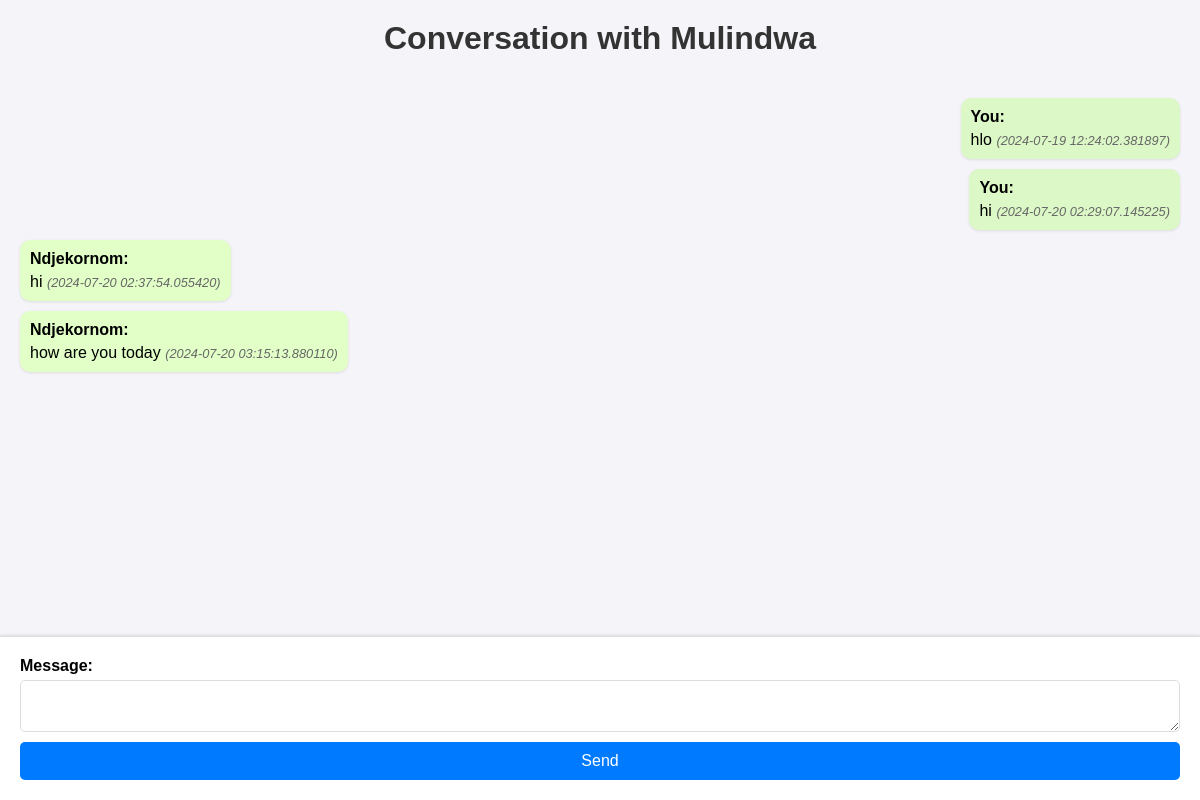
The page /conversation/3 (signed in) on the database its author committed.
### app/models.py (models this page shows, shortened)
class User(db.Model, UserMixin):
    id = db.Column(db.Integer, primary_key=True)
    username = db.Column(db.String(20), unique=True, nullable=False)
    email = db.Column(db.String(120), unique=True, nullable=False)
    image_file = db.Column(db.String(20), nullable=False, default='default.jpg')
    first_name = db.Column(db.String(30), nullable=True)
    last_name = db.Column(db.String(30), nullable=True)
    phone = db.Column(db.String(20), nullable=True)
    address = db.Column(db.String(100), nullable=True)
    education = db.Column(db.String(100), nullable=True)
    country = db.Column(db.String(50), nullable=True)
    state = db.Column(db.String(50), nullable=True)
    experience = db.Column(db.String(200), nullable=True)
    additional_details = db.Column(db.String(200), nullable=True)
    password = db.Column(db.String(60), nullable=False)
    conversations_as_user1 = db.relationship('Conversation', foreign_keys='Conversation.user1_id', backref='user1_ref', lazy=True)
    conversations_as_user2 = db.relationship('Conversation', foreign_keys='Conversation.user2_id', backref='user2_ref', lazy=True)

class Message(db.Model):
    id = db.Column(db.Integer, primary_key=True)
    sender_id = db.Column(db.Integer, db.ForeignKey('user.id'), nullable=False)
    content = db.Column(db.Text, nullable=False)
    date_sent = db.Column(db.DateTime, default=datetime.utcnow)
    conversation_id = db.Column(db.Integer, db.ForeignKey('conversation.id'), nullable=False)

### app/routes.py (the view)
@conversations.route('/conversation/<int:conversation_id>', methods=['GET', 'POST'])
@login_required
def view_conversation(conversation_id):
    conversation = Conversation.query.get_or_404(conversation_id)
    if conversation.user1_id == current_user.id:
        user1 = current_user
        user2 = User.query.get_or_404(conversation.user2_id)
    else:
        user1 = current_user
        user2 = User.query.get_or_404(conversation.user1_id)
        conversation.user1_id = current_user.id
        conversation.user2_id = user2.id
    if conversation.user1_id != current_user.id and conversation.user2_id != current_user.id:
        abort(403)
    form = MessageForm()
    if form.validate_on_submit():
        message = Message(content=form.content.data, sender_id=current_user.id, conversation_id=conversation.id)
        db.session.add(message)
        db.session.commit()
        flash('Your message has been sent!', 'success')
        return redirect(url_for('conversations.view_conversation', conversation_id=conversation.id))
    messages = Message.query.filter_by(conversation_id=conversation.id).order_by(Message.date_sent).all()
    return render_template('conversation.html', conversation=conversation, messages=messages, form=form, user1=user1, user2=user2, conversation_id=conversation.id)

### app/forms.py
class MessageForm(FlaskForm):
    content = TextAreaField('Message', validators=[DataRequired()])
    submit = SubmitField('send')

### app/__init__.py (called while the page is built)
def create_app():
    app = Flask(__name__)
    app.config['SECRET_KEY'] = '2607/favy'
    app.config['SQLALCHEMY_DATABASE_URI'] = 'sqlite:///site.db'
    app.config['DEBUG'] = True
    db.init_app(app)
    bcrypt.init_app(app)
    login_manager.init_app(app)
    migrate.init_app(app, db)
    from app.auth import auth as auth_blueprint
    app.register_blueprint(auth_blueprint)
    from app.routes import main as main_blueprint
    app.register_blueprint(main_blueprint)
    from app.routes import messages as messages_blueprint
    app.register_blueprint(messages_blueprint)
    from app.routes import conversations as conversations_blueprint
    app.register_blueprint(conversations_blueprint)
    @app.context_processor
    def inject_user():
        return dict(current_user=current_user)
    return app

### app/models.py (called while the page is built)
@login_manager.user_loader
def load_user(user_id):
    return User.query.get(int(user_id))

### app/templates/conversation.html (shortened to what this page needs)
<!DOCTYPE html>
<html lang="en">
<head>
    <link rel="stylesheet" href="{{ url_for('static', filename='styles.css') }}">
</head>
<body>
    <h1>Conversation with {{ user2.first_name }}</h1>
    <div class="messages">
        {% for message in messages %}
            <div class="message {% if message.sender_id == current_user.id %}you{% endif %}">
                <strong>{{ message.sender_id == current_user.id and 'You' or user1.first_name }}:</strong>
                {{ message.content }} <em>({{ message.date_sent }})</em>
            </div>
        {% endfor %}
    </div>
    <form method="POST" action="{{ url_for('conversations.view_conversation', conversation_id=conversation.id) }}">
        <label for="content">Message:</label>
        {{ form.content(class="form-control", required=True) }}
        <button type="submit" class="btn btn-primary">Send</button>
    </form>
</body>
</html>

### app/static/styles.css (style rules this page uses)
body { font-family: Arial, sans-serif; background-color: #f4f4f9; margin: 0; padding: 0; display: flex; flex-direction: column; height: 100vh; }
h1 { text-align: center; color: #333; margin-top: 20px; }
.messages { flex: 1; overflow-y: auto; padding: 20px; display: flex; flex-direction: column; }
.message { max-width: 60%; margin-bottom: 10px; padding: 10px; border-radius: 10px; background-color: #e1ffc7; align-self: flex-start; box-shadow: 0 1px 3px rgba(0, 0, 0, 0.1); }
.message strong { display: block; margin-bottom: 5px; }
.message em { font-size: 0.8em; color: #666; }
.message.you { background-color: #dcf8c6; align-self: flex-end; }
form { display: flex; flex-direction: column; padding: 20px; background-color: #fff; border-top: 1px solid #ddd; box-shadow: 0 -1px 3px rgba(0, 0, 0, 0.1); }
form label { margin-bottom: 5px; font-weight: bold; }
form .form-control { padding: 10px; margin-bottom: 10px; border: 1px solid #ddd; border-radius: 5px; font-size: 1em; }
form button { padding: 10px; background-color: #007bff; color: #fff; border: none; border-radius: 5px; cursor: pointer; font-size: 1em; }

### rows shown on the page
User: first_name "Mulindwa"
Message: sender_id "You", content "hlo", date_sent "2024-07-19 12:24:02.381897"
Message: sender_id "You", content "hi", date_sent "2024-07-20 02:29:07.145225"
Message: first_name "Ndjekornom", content "hi", date_sent "2024-07-20 02:37:54.055420"
Message: first_name "Ndjekornom", content "how are you today", date_sent "2024-07-20 03:15:13.880110"
